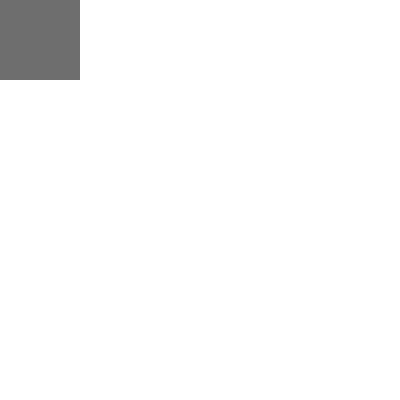
Frame 1 (no input)
Frame 60 (the mouse pressed at the canvas centre just before this capture): identical to frame 1, image omitted
Frame 120 (the mouse held since frame 60 and released just before this capture): identical to frame 1, image omitted

The Processing sketch that drew this single still picture (run headless with seeded random() and noise(); from frame 60 on, the mouse is pressed at the canvas centre):

// Processing sketch: two_dimensional_arrays_start_code
// ── two_dimensional_arrays_start_code.pde
////////////////////////////
// Two-Dimensional Arrays Example #1
// Sarah Page
// CODE 2 - Spring 2018
// Parson School of Design
//
// Adapted from: https://processing.org/tutorials/2darray/
////////////////////////////

int[][] myArray = {  {110, 50,  189,  0,  187},
                     {115, 66,  162,  29, 98},
                     {20,  204, 189,  59, 225},
                     {236, 220, 99,  155, 99},
                     {204, 90, 250,  60, 126}  };
                     
void setup() {
  size(400, 400);
  background(255);
  noStroke();
}

void draw() {
  fill(myArray[0][0]);
  rect(0, 0, width/5, height/5);
}
